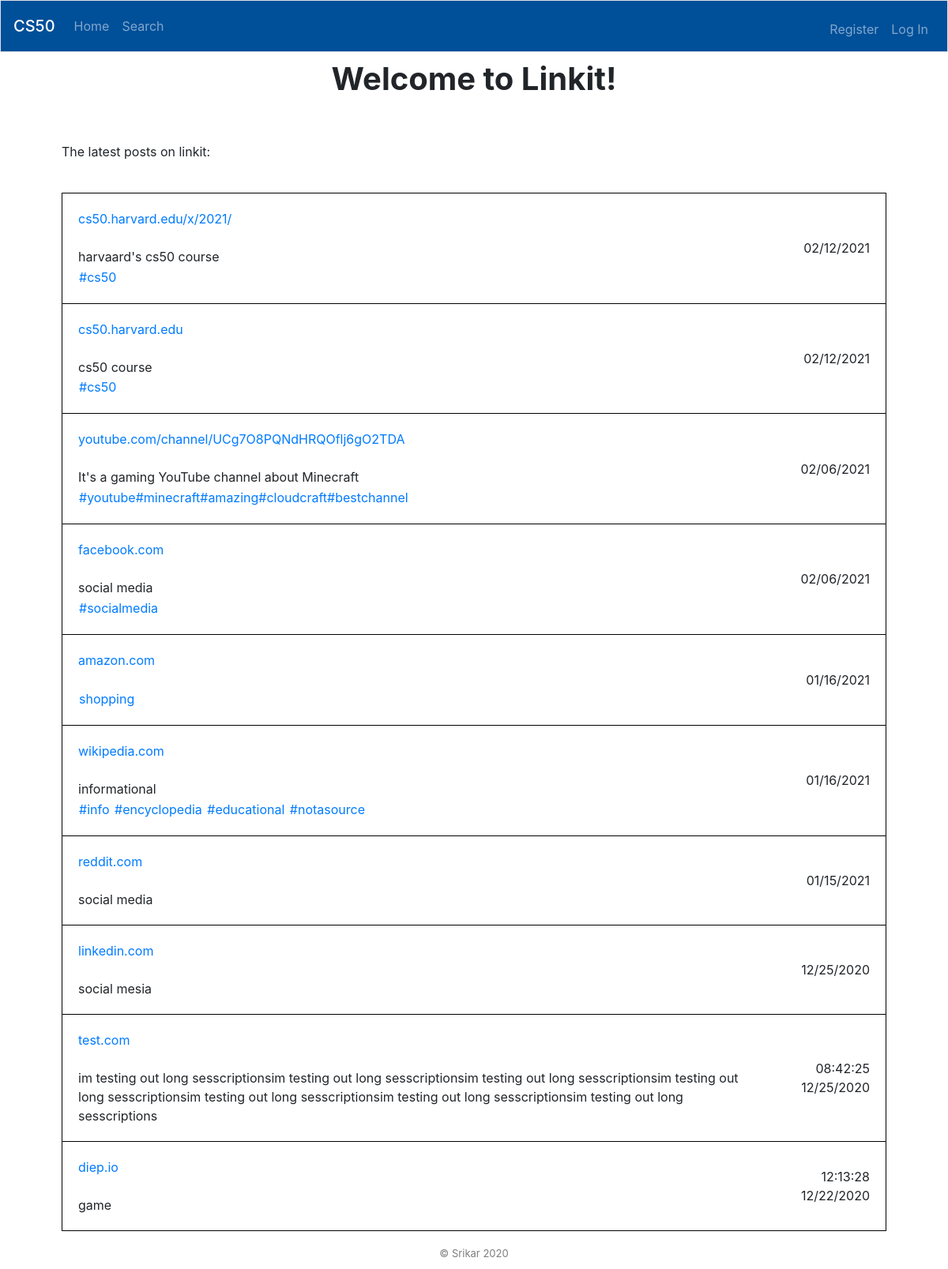
The page / on the database its author committed.
### tables this page shows
CREATE TABLE 'posts' ('id' INTEGER PRIMARY KEY AUTOINCREMENT NOT NULL, 'user_id' INTEGER NOT NULL, 'link' TEXT NOT NULL, 'tags' TEXT, 'likes' INTEGER NOT NULL DEFAULT 0, 'date' TEXT NOT NULL, 'description' text, 'time' time,'views' INTEGER NOT NULL DEFAULT 0);

### application.py (the view)
@app.route("/")
def index():
    latestposts = db.execute("SELECT id, user_id, link, description, date, tags FROM posts ORDER BY id DESC LIMIT 10;")
    viewids = []
    for row in latestposts:
        if session:
            if row["user_id"] != session["user_id"]:
                viewids.append(row["id"])
        else:
            viewids.append(row["id"])
    db.execute("UPDATE posts SET views = views + 1 WHERE id IN (?);", viewids)
    return render_template("index.html", latestposts=latestposts)

### application.py (called while the page is built)
@app.after_request
def after_request(response):
    response.headers["Cache-Control"] = "no-cache, no-store, must-revalidate"
    response.headers["Expires"] = 0
    response.headers["Pragma"] = "no-cache"
    return response

### templates/index.html (shortened to what this page needs)
{% extends "layout.html" %}
{% block heading %}
    Welcome to Linkit!
{% endblock %}
{% block main %}
    <p>The latest posts on linkit:</p><br>
    <table style="border: 1px solid black;">
        {% for row in latestposts %}
            <tr>
                <td><a href="https://{{ row['link'] }}" target="_blank" title="Go to https://{{ row["link"] }}">{{ row["link"] }}</a><br>
                    {% if row["description"] %}
                        <br>{{ row["description"] }}
                    {% endif %}
                    {% if row["tags"] %}
                        <br>
                        {% for tag in row["tags"].split(" ") %}
                            <form action="/tagclick" method="post" style="display: inline;">
                                <button type="submit" class="btn btn-link" style="padding: 0;" name="tagname" value="{{ tag }}" title="Search this tag">
                                    {{ tag }}
                                </button>
                            </form>
                        {% endfor %}
                    {% endif %}
                </td>
                <td style="text-align: right;">{{ row["date"] }}</td>
            </tr>
        {% endfor %}
    </table>
{% endblock %}

### templates/layout.html (shortened to what this page needs)
<!DOCTYPE html>
<html lang="en">
    <head>
        <link href="https://stackpath.bootstrapcdn.com/bootstrap/4.5.0/css/bootstrap.min.css" rel="stylesheet">
        <link href="/static/styles.css" rel="stylesheet">
    </head>
    <body>
        <nav class="navbar sticky-top navbar-expand-lg navbar-dark border" style="background-color: #004f99;">
            <a class="navbar-brand mb-0 h1" href="https://cs50.harvard.edu/x/2020/tracks/web/homepage/" target="_blank">CS50</a>
            <div class="collapse navbar-collapse" id="navbarSupportedContent">
                {% if session.user_id %}
                    <ul class="navbar-nav mr-auto">
                        <li class="nav-item">
                            <a class="nav-link" href="/">Home</a>
                        </li>
                        <li class="nav-item">
                            <a class="nav-link" href="/history">My Posts</a>
                        </li>
                        <li class="nav-item">
                            <a class="nav-link" href="/post">Post</a>
                        </li>
                        <li class="nav-item">
                            <a class="nav-link" href="/search">Search</a>
                        </li>
                        <li class="nav-item">
                            <a class="nav-link" href="/seefriends">Friends</a>
                        </li>
                        <li class="nav-item">
                            <a class="nav-link" href="/addfriends">Add Friends</a>
                        </li>
                        <li class="nav-item">
                            <a class="nav-link" href="/acceptfriends">Friend Requests</a>
                        </li>
                    </ul>
                    <ul class="navbar-nav ml-auto mt-2">
                        <li class="nav-item"><a class="nav-link" href="/logout">Logout</a></li>
                    </ul>
                {% else %}
                    <ul class="navbar-nav mr-auto">
                        <li class="nav-item">
                            <a class="nav-link" href="/">Home</a>
                        </li>
                        <li class="nav-item">
                            <a class="nav-link" href="/search">Search</a>
                        </li>
                    </ul>
                    <ul class="navbar-nav ml-auto mt-2">
                        <li class="nav-item"><a class="nav-link" href="/register">Register</a></li>
                        <li class="nav-item"><a class="nav-link" href="/login">Log In</a></li>
                    </ul>
                {% endif %}
            </div>
        </nav>
        <h1 style="text-align: center; margin-top: 10px; width: 100%;">
            <b>{% block heading %}{% endblock %}</b>
        </h1>
        <main class="container p-5">
            {% block main %}{% endblock %}
        </main>
        <div class="foot">
            <footer style="font-size: small; color: #7e7e7e; width: 100%; bottom: 10px; text-align: center; position: fixed;">
                &#169 Srikar 2020
            </footer>
        </div>
    </body>
</html>

### static/styles.css (style rules this page uses)
footer { font-size: small; color: #7e7e7e; left: 0; bottom: 10px; width: 100%; text-align: center; position: fixed; }
table { Border-collapse: collapse; width: 100%; }
tr { Border-collapse: collapse; border: 1px solid black; }
td { padding: 20px; }
button { margin: auto; }

### rows shown on the page
posts: link "cs50.harvard.edu/x/2021/", description "harvaard's cs50 course", tags "#cs50", date "02/12/2021"
posts: link "cs50.harvard.edu", description "cs50 course", tags "#cs50", date "02/12/2021"
posts: link "youtube.com/channel/UCg7O8PQNdHRQOflj6gO2TDA", description "It's a gaming YouTube channel about Minecraft", tags "#youtube#minecraft#amazing#cloudcraft#bestchannel", date "02/06/2021"
posts: link "facebook.com", description "social media", tags "#socialmedia", date "02/06/2021"
posts: link "amazon.com", tags "shopping", date "01/16/2021"
posts: link "wikipedia.com", description "informational", tag "#info" "#encyclopedia" "#educational" "#notasource", date "01/16/2021"
posts: link "reddit.com", description "social media", date "01/15/2021"
posts: link "linkedin.com", description "social mesia", date "12/25/2020"
posts: link "test.com", description "im testing out long sesscriptionsim testing out long sesscriptionsim testing out long sesscriptionsim testing out long sesscriptionsim testing out long sesscriptionsim testing out long sesscriptionsim testing out long sesscriptions", date "08:42:25 12/25/2020"
posts: link "diep.io", description "game", date "12:13:28 12/22/2020"
